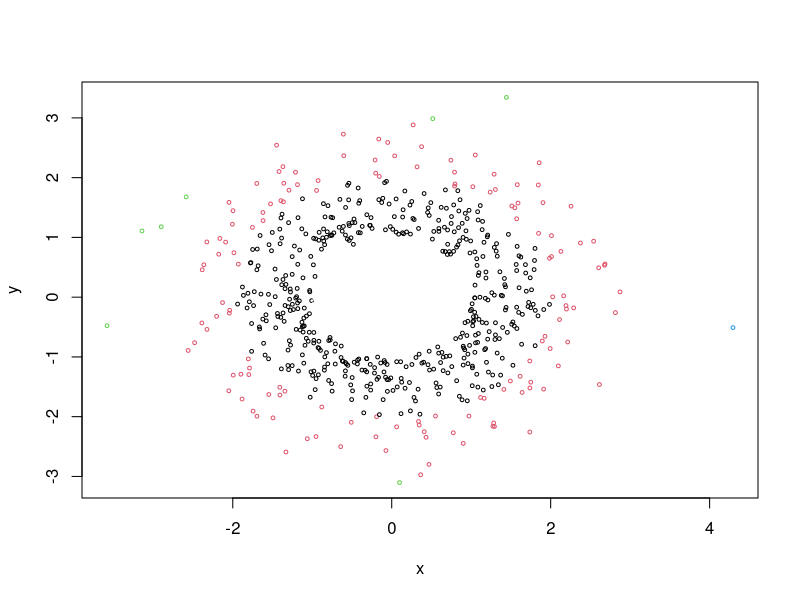

R code for this plot:
# Basic plotting example
# Chat GPT's initial attempt at converting simple_plot.py; see simple_plot.R for the corrected version

n <- 1000  # Choose how many points to use
x <- rnorm(n)  # Create x coordinates
y <- rnorm(n)  # Create y coordinates
c <- sqrt(x^2 + y^2)  # Set color as distance from center

plot(x, y, col = c, cex = 0.5)  # Plot
